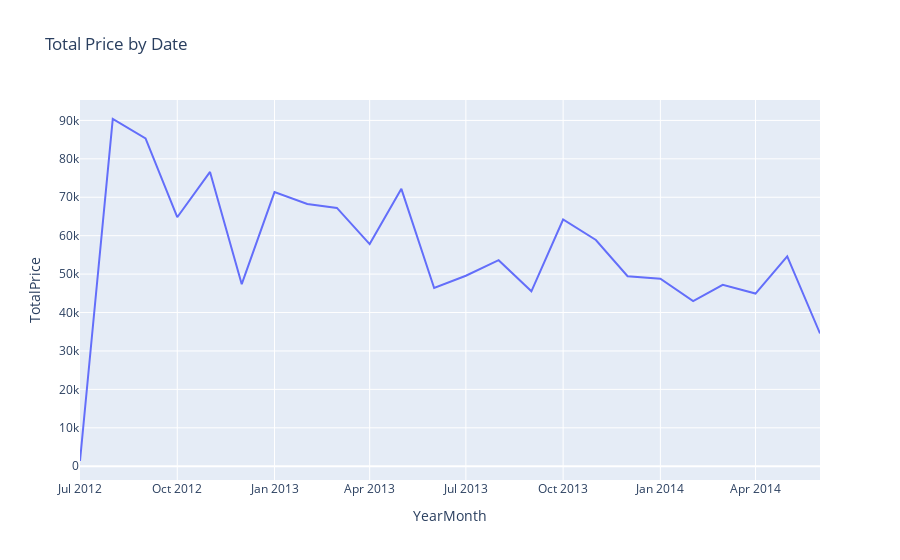

The notebook cell this image was saved under:
### Code cell
df_Total_Price_Per_Date = df.groupby('YearMonth')['TotalPrice'].sum().reset_index()
px.line(df_Total_Price_Per_Date, x='YearMonth',y='TotalPrice',title='Total Price by Date')

### Figure 1 — Plotly figure (JSON) as saved in the notebook; plotly's stock layout.template omitted (floating-point values rounded to 4 significant figures)
{"data": [{"hovertemplate": "YearMonth=%{x}<br>TotalPrice=%{y}<extra></extra>", "legendgroup": "", "line": {"color": "#636efa", "dash": "solid"}, "marker": {"symbol": "circle"}, "mode": "lines", "name": "", "orientation": "v", "showlegend": false, "type": "scatter", "x": ["2012-07-01T00:00:00", "2012-08-01T00:00:00", "2012-09-01T00:00:00", "2012-10-01T00:00:00", "2012-11-01T00:00:00", "2012-12-01T00:00:00", "2013-01-01T00:00:00", "2013-02-01T00:00:00", "2013-03-01T00:00:00", "2013-04-01T00:00:00", "2013-05-01T00:00:00", "2013-06-01T00:00:00", "2013-07-01T00:00:00", "2013-08-01T00:00:00", "2013-09-01T00:00:00", "2013-10-01T00:00:00", "2013-11-01T00:00:00", "2013-12-01T00:00:00", "2014-01-01T00:00:00", "2014-02-01T00:00:00", "2014-03-01T00:00:00", "2014-04-01T00:00:00", "2014-05-01T00:00:00", "2014-06-01T00:00:00"], "xaxis": "x", "y": [1357, 90367, 85338, 64802, 76587, 47382, 71351, 68242, 67225, 57818, 72186, 46369, 49582, 53616, 45514, 64207, 58874, 49455, 48787, 42970, 47205, 44938, 54608, 34559], "yaxis": "y"}], "layout": {"legend": {"tracegroupgap": 0}, "title": {"text": "Total Price by Date"}, "xaxis": {"anchor": "y", "domain": [0, 1], "title": {"text": "YearMonth"}}, "yaxis": {"anchor": "x", "domain": [0, 1], "title": {"text": "TotalPrice"}}}}
